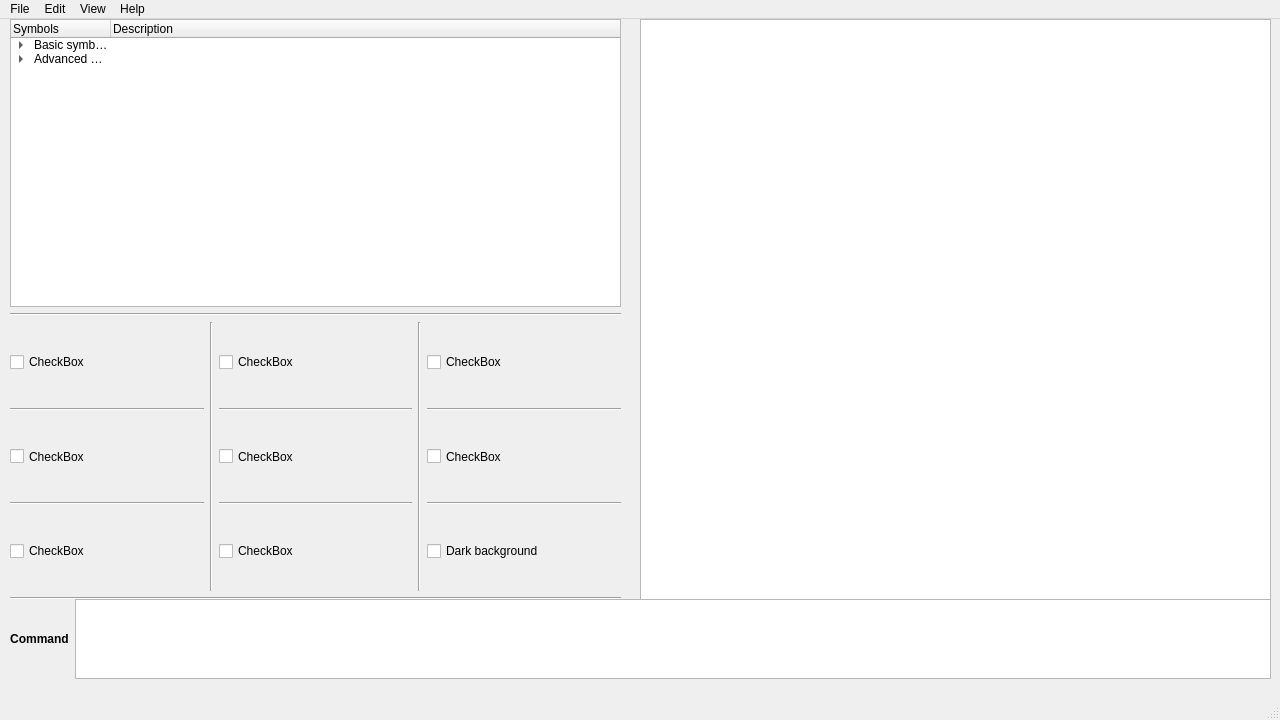
<?xml version="1.0" encoding="UTF-8"?>
<ui version="4.0">
 <class>MainWindow</class>
 <widget class="QMainWindow" name="MainWindow">
  <property name="geometry">
   <rect>
    <x>0</x>
    <y>0</y>
    <width>1280</width>
    <height>720</height>
   </rect>
  </property>
  <property name="windowTitle">
   <string>MainWindow</string>
  </property>
  <widget class="QWidget" name="centralwidget">
   <widget class="QWidget" name="horizontalLayoutWidget">
    <property name="geometry">
     <rect>
      <x>10</x>
      <y>580</y>
      <width>1261</width>
      <height>80</height>
     </rect>
    </property>
    <layout class="QHBoxLayout" name="horizontalLayout">
     <item>
      <widget class="QLabel" name="label_Command">
       <property name="sizePolicy">
        <sizepolicy hsizetype="Fixed" vsizetype="Preferred">
         <horstretch>0</horstretch>
         <verstretch>0</verstretch>
        </sizepolicy>
       </property>
       <property name="minimumSize">
        <size>
         <width>0</width>
         <height>0</height>
        </size>
       </property>
       <property name="font">
        <font>
         <weight>75</weight>
         <bold>true</bold>
        </font>
       </property>
       <property name="autoFillBackground">
        <bool>true</bool>
       </property>
       <property name="text">
        <string>Command</string>
       </property>
       <property name="alignment">
        <set>Qt::AlignCenter</set>
       </property>
      </widget>
     </item>
     <item>
      <widget class="QTextEdit" name="textEdit_commandInput">
       <property name="sizePolicy">
        <sizepolicy hsizetype="Minimum" vsizetype="Expanding">
         <horstretch>0</horstretch>
         <verstretch>0</verstretch>
        </sizepolicy>
       </property>
       <property name="autoFillBackground">
        <bool>true</bool>
       </property>
      </widget>
     </item>
    </layout>
   </widget>
   <widget class="QWidget" name="verticalLayoutWidget">
    <property name="geometry">
     <rect>
      <x>640</x>
      <y>0</y>
      <width>631</width>
      <height>581</height>
     </rect>
    </property>
    <layout class="QVBoxLayout" name="verticalLayout">
     <item>
      <widget class="QGraphicsView" name="graphicsView_diagramDisplay">
       <property name="font">
        <font>
         <weight>50</weight>
         <bold>false</bold>
        </font>
       </property>
       <property name="autoFillBackground">
        <bool>true</bool>
       </property>
       <property name="interactive">
        <bool>false</bool>
       </property>
      </widget>
     </item>
    </layout>
   </widget>
   <widget class="QWidget" name="verticalLayoutWidget_2">
    <property name="geometry">
     <rect>
      <x>10</x>
      <y>0</y>
      <width>611</width>
      <height>581</height>
     </rect>
    </property>
    <layout class="QVBoxLayout" name="verticalLayout_2">
     <item>
      <widget class="QTreeWidget" name="treeWidget_symbolTree">
       <property name="sizePolicy">
        <sizepolicy hsizetype="Expanding" vsizetype="Minimum">
         <horstretch>0</horstretch>
         <verstretch>0</verstretch>
        </sizepolicy>
       </property>
       <property name="autoFillBackground">
        <bool>true</bool>
       </property>
       <column>
        <property name="text">
         <string>Symbols</string>
        </property>
       </column>
       <column>
        <property name="text">
         <string>Description</string>
        </property>
       </column>
       <item>
        <property name="text">
         <string>Basic symbols</string>
        </property>
        <item>
         <property name="text">
          <string>Arrow</string>
         </property>
         <property name="text">
          <string>A normal arrow</string>
         </property>
        </item>
        <item>
         <property name="text">
          <string>Line</string>
         </property>
         <property name="text">
          <string>A normal line</string>
         </property>
        </item>
        <item>
         <property name="text">
          <string>Rectangle</string>
         </property>
         <property name="text">
          <string>A normal rectangle</string>
         </property>
        </item>
       </item>
       <item>
        <property name="text">
         <string>Advanced symbols</string>
        </property>
        <item>
         <property name="text">
          <string>Test 1</string>
         </property>
        </item>
        <item>
         <property name="text">
          <string>Test 2</string>
         </property>
        </item>
       </item>
      </widget>
     </item>
     <item>
      <layout class="QGridLayout" name="gridLayout">
       <item row="4" column="2">
        <widget class="Line" name="line_8">
         <property name="orientation">
          <enum>Qt::Horizontal</enum>
         </property>
        </widget>
       </item>
       <item row="1" column="4">
        <widget class="QCheckBox" name="checkBox_quickSetting3">
         <property name="sizePolicy">
          <sizepolicy hsizetype="Minimum" vsizetype="Preferred">
           <horstretch>0</horstretch>
           <verstretch>0</verstretch>
          </sizepolicy>
         </property>
         <property name="autoFillBackground">
          <bool>true</bool>
         </property>
         <property name="text">
          <string>CheckBox</string>
         </property>
        </widget>
       </item>
       <item row="4" column="4">
        <widget class="Line" name="line_9">
         <property name="orientation">
          <enum>Qt::Horizontal</enum>
         </property>
        </widget>
       </item>
       <item row="3" column="2">
        <widget class="QCheckBox" name="checkBox_quickSetting5">
         <property name="sizePolicy">
          <sizepolicy hsizetype="Minimum" vsizetype="Preferred">
           <horstretch>0</horstretch>
           <verstretch>0</verstretch>
          </sizepolicy>
         </property>
         <property name="autoFillBackground">
          <bool>true</bool>
         </property>
         <property name="text">
          <string>CheckBox</string>
         </property>
        </widget>
       </item>
       <item row="1" column="2">
        <widget class="QCheckBox" name="checkBox_quickSetting2">
         <property name="sizePolicy">
          <sizepolicy hsizetype="Minimum" vsizetype="Preferred">
           <horstretch>0</horstretch>
           <verstretch>0</verstretch>
          </sizepolicy>
         </property>
         <property name="autoFillBackground">
          <bool>true</bool>
         </property>
         <property name="text">
          <string>CheckBox</string>
         </property>
        </widget>
       </item>
       <item row="1" column="0">
        <widget class="QCheckBox" name="checkBox_quickSetting1">
         <property name="sizePolicy">
          <sizepolicy hsizetype="Minimum" vsizetype="Preferred">
           <horstretch>0</horstretch>
           <verstretch>0</verstretch>
          </sizepolicy>
         </property>
         <property name="autoFillBackground">
          <bool>true</bool>
         </property>
         <property name="text">
          <string>CheckBox</string>
         </property>
        </widget>
       </item>
       <item row="1" column="1" rowspan="5">
        <widget class="Line" name="line">
         <property name="orientation">
          <enum>Qt::Vertical</enum>
         </property>
        </widget>
       </item>
       <item row="4" column="0">
        <widget class="Line" name="line_7">
         <property name="orientation">
          <enum>Qt::Horizontal</enum>
         </property>
        </widget>
       </item>
       <item row="2" column="2">
        <widget class="Line" name="line_5">
         <property name="orientation">
          <enum>Qt::Horizontal</enum>
         </property>
        </widget>
       </item>
       <item row="5" column="4">
        <widget class="QCheckBox" name="checkBox_quickSetting9">
         <property name="sizePolicy">
          <sizepolicy hsizetype="Minimum" vsizetype="Preferred">
           <horstretch>0</horstretch>
           <verstretch>0</verstretch>
          </sizepolicy>
         </property>
         <property name="autoFillBackground">
          <bool>true</bool>
         </property>
         <property name="text">
          <string>Dark background</string>
         </property>
        </widget>
       </item>
       <item row="2" column="4">
        <widget class="Line" name="line_6">
         <property name="orientation">
          <enum>Qt::Horizontal</enum>
         </property>
        </widget>
       </item>
       <item row="3" column="4">
        <widget class="QCheckBox" name="checkBox_quickSetting6">
         <property name="sizePolicy">
          <sizepolicy hsizetype="Minimum" vsizetype="Preferred">
           <horstretch>0</horstretch>
           <verstretch>0</verstretch>
          </sizepolicy>
         </property>
         <property name="autoFillBackground">
          <bool>true</bool>
         </property>
         <property name="text">
          <string>CheckBox</string>
         </property>
        </widget>
       </item>
       <item row="0" column="0" colspan="5">
        <widget class="Line" name="line_10">
         <property name="orientation">
          <enum>Qt::Horizontal</enum>
         </property>
        </widget>
       </item>
       <item row="5" column="2">
        <widget class="QCheckBox" name="checkBox_quickSetting8">
         <property name="sizePolicy">
          <sizepolicy hsizetype="Minimum" vsizetype="Preferred">
           <horstretch>0</horstretch>
           <verstretch>0</verstretch>
          </sizepolicy>
         </property>
         <property name="autoFillBackground">
          <bool>true</bool>
         </property>
         <property name="text">
          <string>CheckBox</string>
         </property>
        </widget>
       </item>
       <item row="5" column="0">
        <widget class="QCheckBox" name="checkBox_quickSetting7">
         <property name="sizePolicy">
          <sizepolicy hsizetype="Minimum" vsizetype="Preferred">
           <horstretch>0</horstretch>
           <verstretch>0</verstretch>
          </sizepolicy>
         </property>
         <property name="autoFillBackground">
          <bool>true</bool>
         </property>
         <property name="text">
          <string>CheckBox</string>
         </property>
        </widget>
       </item>
       <item row="1" column="3" rowspan="5">
        <widget class="Line" name="line_2">
         <property name="orientation">
          <enum>Qt::Vertical</enum>
         </property>
        </widget>
       </item>
       <item row="3" column="0">
        <widget class="QCheckBox" name="checkBox_quickSetting4">
         <property name="sizePolicy">
          <sizepolicy hsizetype="Minimum" vsizetype="Preferred">
           <horstretch>0</horstretch>
           <verstretch>0</verstretch>
          </sizepolicy>
         </property>
         <property name="autoFillBackground">
          <bool>true</bool>
         </property>
         <property name="text">
          <string>CheckBox</string>
         </property>
        </widget>
       </item>
       <item row="2" column="0">
        <widget class="Line" name="line_3">
         <property name="orientation">
          <enum>Qt::Horizontal</enum>
         </property>
        </widget>
       </item>
       <item row="6" column="0" colspan="5">
        <widget class="Line" name="line_11">
         <property name="orientation">
          <enum>Qt::Horizontal</enum>
         </property>
        </widget>
       </item>
      </layout>
     </item>
    </layout>
   </widget>
  </widget>
  <widget class="QMenuBar" name="menubar">
   <property name="geometry">
    <rect>
     <x>0</x>
     <y>0</y>
     <width>1280</width>
     <height>23</height>
    </rect>
   </property>
   <widget class="QMenu" name="menuFile">
    <property name="title">
     <string>File</string>
    </property>
    <addaction name="actionOpen_File"/>
    <addaction name="separator"/>
    <addaction name="actionClose"/>
   </widget>
   <widget class="QMenu" name="menuEdit">
    <property name="title">
     <string>Edit</string>
    </property>
    <addaction name="actionPreferences"/>
   </widget>
   <widget class="QMenu" name="menuView">
    <property name="title">
     <string>View</string>
    </property>
   </widget>
   <widget class="QMenu" name="menuHelp">
    <property name="title">
     <string>Help</string>
    </property>
    <addaction name="actionOpen_Github_help_page"/>
    <addaction name="actionCheck_for_updates"/>
   </widget>
   <addaction name="menuFile"/>
   <addaction name="menuEdit"/>
   <addaction name="menuView"/>
   <addaction name="menuHelp"/>
  </widget>
  <widget class="QStatusBar" name="statusbar"/>
  <action name="actionClose">
   <property name="text">
    <string>Close</string>
   </property>
  </action>
  <action name="actionOpen_Github_help_page">
   <property name="text">
    <string>Open Github help page</string>
   </property>
  </action>
  <action name="actionCheck_for_updates">
   <property name="text">
    <string>Check for updates</string>
   </property>
  </action>
  <action name="actionOpen_File">
   <property name="text">
    <string>Open File</string>
   </property>
  </action>
  <action name="actionPreferences">
   <property name="text">
    <string>Preferences</string>
   </property>
  </action>
 </widget>
 <resources/>
 <connections/>
</ui>
